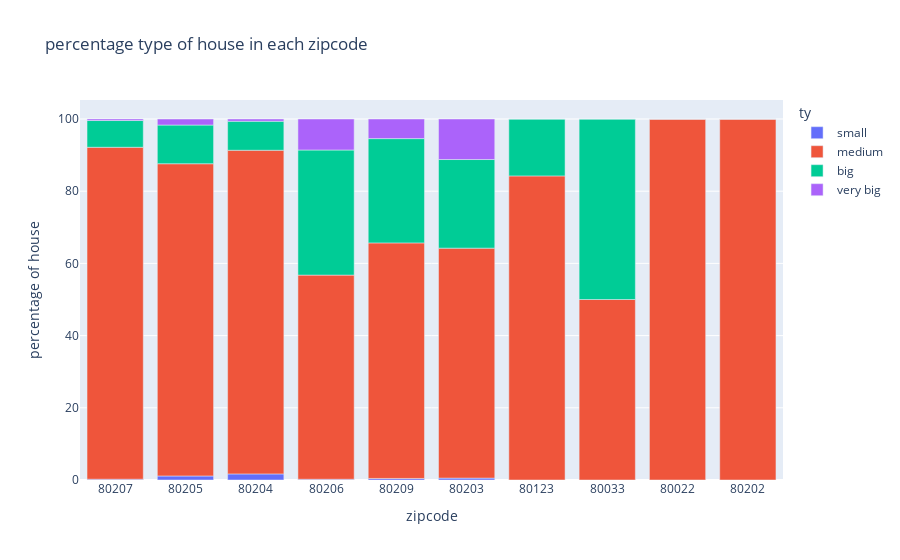

The code cell stored with this chart in its notebook:
### Code cell
z_code = ['80207','80205','80204','80206','80209','80203','80123','80033','80022','80202']
df_plot = pd.DataFrame(columns=['zc','ty','per'])
for i in z_code:
    for j in ['small','medium','big','very big']:
        try:
            x = df[['zipcode','type']].value_counts()[i][j]/len(df[df.zipcode==i])*100
        except:
            x = 0
        df_plot = df_plot.append(pd.Series([i,j,x],index=['zc','ty','per']),ignore_index=True)
px.bar(df_plot,x='zc',y='per',color='ty',
      labels = {'zc':'zipcode','per':'percentage of house'},
       title = 'percentage type of house in each zipcode')

### Figure 1 — Plotly figure (JSON) as saved in the notebook; plotly's stock layout.template omitted (floating-point values rounded to 4 significant figures)
{"data": [{"alignmentgroup": "True", "hovertemplate": "ty=small<br>zipcode=%{x}<br>percentage of house=%{y}<extra></extra>", "legendgroup": "small", "marker": {"color": "#636efa", "pattern": {"shape": ""}}, "name": "small", "offsetgroup": "small", "orientation": "v", "showlegend": true, "textposition": "auto", "type": "bar", "x": ["80207", "80205", "80204", "80206", "80209", "80203", "80123", "80033", "80022", "80202"], "xaxis": "x", "y": [0.2224, 1.119, 1.685, 0.2105, 0.4303, 0.5222, 0, 0, 0, 0], "yaxis": "y"}, {"alignmentgroup": "True", "hovertemplate": "ty=medium<br>zipcode=%{x}<br>percentage of house=%{y}<extra></extra>", "legendgroup": "medium", "marker": {"color": "#EF553B", "pattern": {"shape": ""}}, "name": "medium", "offsetgroup": "medium", "orientation": "v", "showlegend": true, "textposition": "auto", "type": "bar", "x": ["80207", "80205", "80204", "80206", "80209", "80203", "80123", "80033", "80022", "80202"], "xaxis": "x", "y": [91.94, 86.49, 89.66, 56.55, 65.25, 63.71, 84.24, 50, 100, 100], "yaxis": "y"}, {"alignmentgroup": "True", "hovertemplate": "ty=big<br>zipcode=%{x}<br>percentage of house=%{y}<extra></extra>", "legendgroup": "big", "marker": {"color": "#00cc96", "pattern": {"shape": ""}}, "name": "big", "offsetgroup": "big", "orientation": "v", "showlegend": true, "textposition": "auto", "type": "bar", "x": ["80207", "80205", "80204", "80206", "80209", "80203", "80123", "80033", "80022", "80202"], "xaxis": "x", "y": [7.413, 10.71, 8.033, 34.65, 28.89, 24.54, 15.76, 50, 0, 0], "yaxis": "y"}, {"alignmentgroup": "True", "hovertemplate": "ty=very big<br>zipcode=%{x}<br>percentage of house=%{y}<extra></extra>", "legendgroup": "very big", "marker": {"color": "#ab63fa", "pattern": {"shape": ""}}, "name": "very big", "offsetgroup": "very big", "orientation": "v", "showlegend": true, "textposition": "auto", "type": "bar", "x": ["80207", "80205", "80204", "80206", "80209", "80203", "80123", "80033", "80022", "80202"], "xaxis": "x", "y": [0.4201, 1.678, 0.627, 8.589, 5.433, 11.23, 0, 0, 0, 0], "yaxis": "y"}], "layout": {"barmode": "relative", "legend": {"title": {"text": "ty"}, "tracegroupgap": 0}, "title": {"text": "percentage type of house in each zipcode"}, "xaxis": {"anchor": "y", "domain": [0, 1], "title": {"text": "zipcode"}}, "yaxis": {"anchor": "x", "domain": [0, 1], "title": {"text": "percentage of house"}}}}
